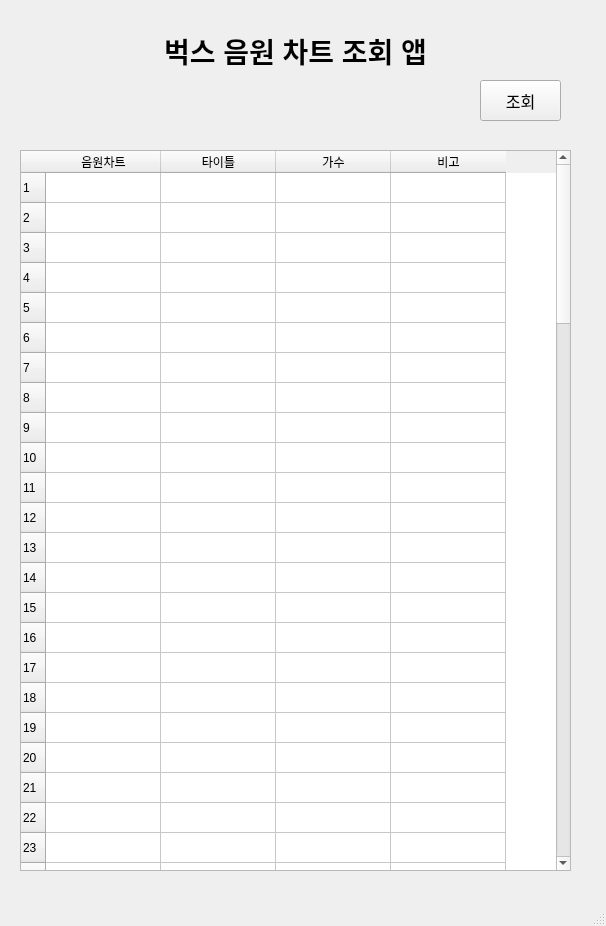
<?xml version="1.0" encoding="UTF-8"?>
<ui version="4.0">
 <class>MainWindow</class>
 <widget class="QMainWindow" name="MainWindow">
  <property name="geometry">
   <rect>
    <x>0</x>
    <y>0</y>
    <width>606</width>
    <height>926</height>
   </rect>
  </property>
  <property name="windowTitle">
   <string>MainWindow</string>
  </property>
  <widget class="QWidget" name="centralwidget">
   <widget class="QLabel" name="label">
    <property name="geometry">
     <rect>
      <x>60</x>
      <y>20</y>
      <width>471</width>
      <height>61</height>
     </rect>
    </property>
    <property name="font">
     <font>
      <pointsize>21</pointsize>
      <weight>75</weight>
      <bold>true</bold>
     </font>
    </property>
    <property name="text">
     <string>벅스 음원 차트 조회 앱</string>
    </property>
    <property name="alignment">
     <set>Qt::AlignCenter</set>
    </property>
   </widget>
   <widget class="QPushButton" name="pushButton">
    <property name="geometry">
     <rect>
      <x>480</x>
      <y>80</y>
      <width>81</width>
      <height>41</height>
     </rect>
    </property>
    <property name="font">
     <font>
      <pointsize>12</pointsize>
     </font>
    </property>
    <property name="text">
     <string>조회</string>
    </property>
   </widget>
   <widget class="QTableWidget" name="tableWidget">
    <property name="geometry">
     <rect>
      <x>20</x>
      <y>150</y>
      <width>551</width>
      <height>721</height>
     </rect>
    </property>
    <property name="rowCount">
     <number>100</number>
    </property>
    <property name="columnCount">
     <number>4</number>
    </property>
    <attribute name="horizontalHeaderDefaultSectionSize">
     <number>115</number>
    </attribute>
    <attribute name="verticalHeaderDefaultSectionSize">
     <number>30</number>
    </attribute>
    <row/>
    <row/>
    <row/>
    <row/>
    <row/>
    <row/>
    <row/>
    <row/>
    <row/>
    <row/>
    <row/>
    <row/>
    <row/>
    <row/>
    <row/>
    <row/>
    <row/>
    <row/>
    <row/>
    <row/>
    <row/>
    <row/>
    <row/>
    <row/>
    <row/>
    <row/>
    <row/>
    <row/>
    <row/>
    <row/>
    <row/>
    <row/>
    <row/>
    <row/>
    <row/>
    <row/>
    <row/>
    <row/>
    <row/>
    <row/>
    <row/>
    <row/>
    <row/>
    <row/>
    <row/>
    <row/>
    <row/>
    <row/>
    <row/>
    <row/>
    <row/>
    <row/>
    <row/>
    <row/>
    <row/>
    <row/>
    <row/>
    <row/>
    <row/>
    <row/>
    <row/>
    <row/>
    <row/>
    <row/>
    <row/>
    <row/>
    <row/>
    <row/>
    <row/>
    <row/>
    <row/>
    <row/>
    <row/>
    <row/>
    <row/>
    <row/>
    <row/>
    <row/>
    <row/>
    <row/>
    <row/>
    <row/>
    <row/>
    <row/>
    <row/>
    <row/>
    <row/>
    <row/>
    <row/>
    <row/>
    <row/>
    <row/>
    <row/>
    <row/>
    <row/>
    <row/>
    <row/>
    <row/>
    <row/>
    <row/>
    <column>
     <property name="text">
      <string>음원차트</string>
     </property>
    </column>
    <column>
     <property name="text">
      <string>타이틀</string>
     </property>
    </column>
    <column>
     <property name="text">
      <string>가수</string>
     </property>
    </column>
    <column>
     <property name="text">
      <string>비고</string>
     </property>
    </column>
    <item row="0" column="1">
     <property name="text">
      <string/>
     </property>
    </item>
    <item row="1" column="1">
     <property name="text">
      <string/>
     </property>
    </item>
   </widget>
  </widget>
  <widget class="QMenuBar" name="menubar">
   <property name="geometry">
    <rect>
     <x>0</x>
     <y>0</y>
     <width>606</width>
     <height>21</height>
    </rect>
   </property>
  </widget>
  <widget class="QStatusBar" name="statusbar"/>
 </widget>
 <resources/>
 <connections/>
</ui>
